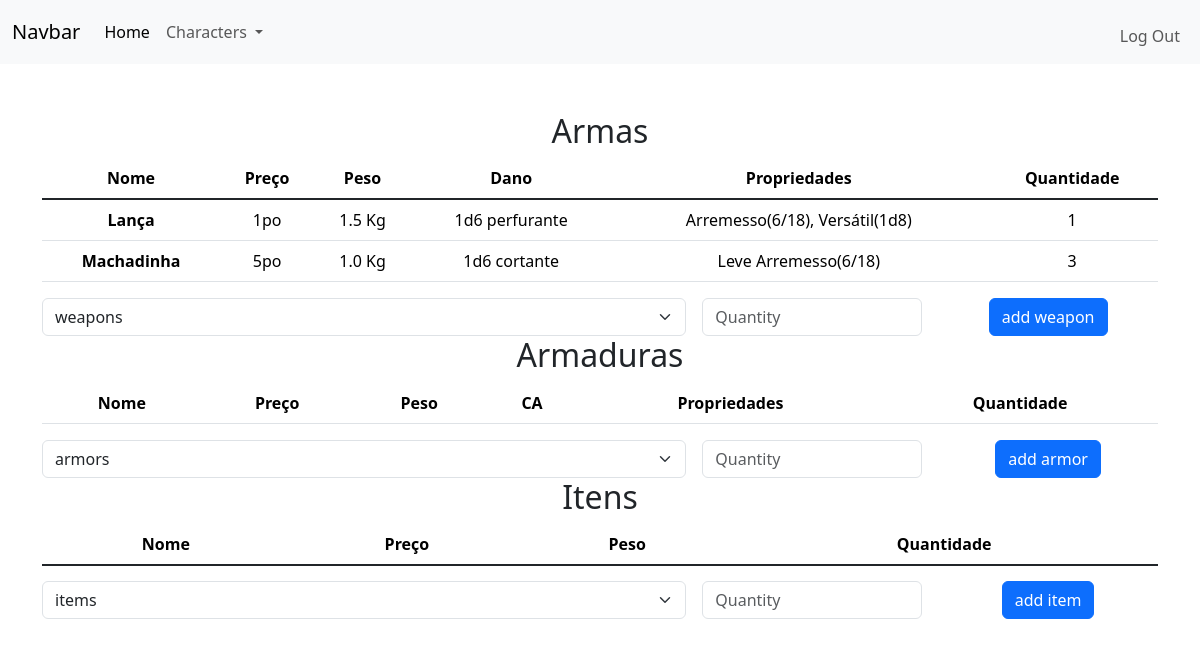
The page /inventory?char_id=4 (signed in) on the database its author committed.
### tables this page shows
CREATE TABLE items
(
    id INTEGER PRIMARY KEY AUTOINCREMENT NOT NULL,
    type TEXT NOT NULL,
    category TEXT,
    name TEXT NOT NULL,
    price TEXT,
    weight REAL,
    damage TEXT,
    armor_class TEXT,
    description TEXT
);

### app.py (the view, shortened to what this page needs)
@app.route("/inventory", methods=["GET","POST"])
@login_required
def inventory():
    if "char_id" in request.args:
        char_id = request.args["char_id"]
    else:
        return redirect("/")
    if len(db.execute("SELECT * FROM characters WHERE user_id = ? AND id = ?", session["user_id"], char_id)) != 1:
        return redirect("/")
    charWeapons = []
    charArmors = []
    charItems = []
    inventory = db.execute("SELECT * FROM inventory WHERE char_id = ?", char_id)
    for row in inventory:
        item = db.execute("SELECT * FROM items WHERE id = ?", row["item_id"])[0]
        item.update({"quantity": row["quantity"]})
        if item["type"] == "weapon":
            charWeapons.append(item)
        elif item["type"] == "armor":
            charArmors.append(item)
        else:
            charItems.append(item)
    return render_template("inventory.html", charWeapons=charWeapons, charArmors=charArmors, charItems=charItems, items=db.execute("SELECT * FROM items"))

### app.py (called while the page is built)
@app.after_request
def after_request(response):
    response.headers["Cache-Control"] = "no-cache, no-store, must-revalidate"
    response.headers["Expires"] = 0
    response.headers["Pragma"] = "no-cache"
    return response

### functions.py (called while the page is built)
def login_required(f):
    @wraps(f)
    def decorated_function(*args, **kwargs):
        if session.get("user_id") is None:
            return redirect("/login")
        return f(*args, **kwargs)
    return decorated_function

### templates/inventory.html (shortened to what this page needs)
{% extends "layout.html" %}
{% block main %}
    <table class="table">
        <h2>Armas</h2>
        <thead>
            <tr>
                <th scope="col">Nome</th>
                <th scope="col">Preço</th>
                <th scope="col">Peso</th>
                <th scope="col">Dano</th>
                <th scope="col">Propriedades</th>
                <th scope="col">Quantidade</th>
            </tr>
        </thead>
        <tbody class="table-group-divider">
            {% for weapon in charWeapons %}
                <tr>
                    <th scope="row">{{weapon.name}}</th>
                    <td>{{weapon.price}}</td>
                    <td>{{weapon.weight}} Kg</td>
                    <td>{{weapon.damage}}</td>
                    <td>{{weapon.description}}</td>
                    <td>{{weapon.quantity}}</td>
                </tr>
            {% endfor %}
        </tbody>
    </table>
    <form action="#" method="POST">
        <div class="row g-3">
            <div class="col-sm-7">
                <select name="item_id" class="form-select" aria-label="Default select example">
                    <option selected value="0">weapons</option>
                </select>
            </div>
            <div class="col-sm">
                <input type="number" class="form-control" name="quantity" placeholder="Quantity" aria-label="State">
            </div>
            <div class="col-sm">
                <button type="submit" class="btn btn-primary">add weapon</button>
            </div>
        </div>
    </form>
    <table class="table">
        <h2>Armaduras</h2>
        <thead>
            <tr>
                <th scope="col">Nome</th>
                <th scope="col">Preço</th>
                <th scope="col">Peso</th>
                <th scope="col">CA</th>
                <th scope="col">Propriedades</th>
                <th scope="col">Quantidade</th>
            </tr>
        </thead>
    </table>
    <form action="#" method="POST">
        <div class="row g-3">
            <div class="col-sm-7">
                <select name="item_id" class="form-select" aria-label="Default select example">
                    <option selected value="0">armors</option>
                </select>
            </div>
            <div class="col-sm">
                <input type="number" class="form-control" name="quantity" placeholder="Quantity" aria-label="State">
            </div>
            <div class="col-sm">
                <button type="submit" class="btn btn-primary">add armor</button>
            </div>
        </div>
    </form>
    <table class="table">
        <h2>Itens</h2>
        <thead>
            <tr>
                <th scope="col">Nome</th>
                <th scope="col">Preço</th>
                <th scope="col">Peso</th>
                <th scope="col">Quantidade</th>
            </tr>
        </thead>
    </table>
    <form action="#" method="POST">
        <div class="row g-3">
            <div class="col-sm-7">
                <select name="item_id" class="form-select" aria-label="Default select example">
                    <option selected value="0">items</option>
                </select>
            </div>
            <div class="col-sm">
                <input type="number" class="form-control" name="quantity" placeholder="Quantity" aria-label="State">
            </div>
            <div class="col-sm">
                <button type="submit" class="btn btn-primary">add item</button>
            </div>
        </div>
    </form>
{% endblock %}

### rows shown on the page
items: name "Lança", price "1po", weight "1.5", damage "1d6 perfurante", description "Arremesso(6/18), Versátil(1d8)", quantity "1"
items: name "Machadinha", price "5po", weight "1.0", damage "1d6 cortante", description "Leve Arremesso(6/18)", quantity "3"
